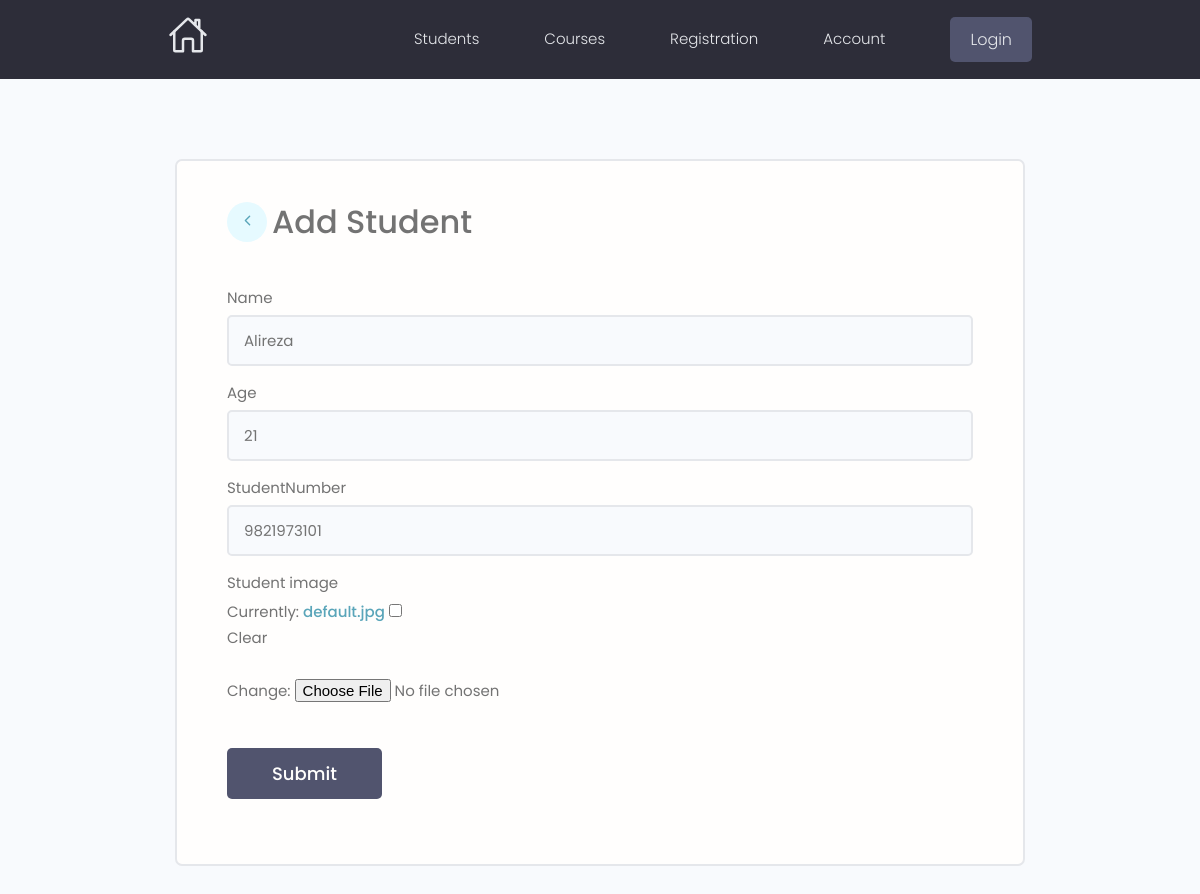
/update-student/f5ce802e-415e-4ece-a904-7878443cda5d, run on the app's committed database.
### projects/models.py (models this page shows, shortened)
class student(models.Model):
    id = models.UUIDField(default=uuid.uuid4, primary_key=True, unique=True, editable=False)
    name = models.CharField(max_length=50, blank=True)
    age = models.IntegerField(default=0, blank=True)
    studentNumber = models.IntegerField(default=0, blank=True)
    student_image = models.ImageField(null=True, blank=True, default="default.jpg")
    created = models.DateTimeField(auto_now_add=True)

### projects/views.py (the view)
# urls.py: path('update-student/<str:pk>', views.updateStudent, name="updateStudent"),
def updateStudent(request, pk):
    Student = student.objects.get(id=pk)
    form = StudentForm(instance=Student)
    if request.method == 'POST':
        form = StudentForm(request.POST, request.FILES, instance=Student)
        if form.is_valid():
            form.save()
            return redirect('allStudents')
    context = {
        'form': form,
        'title': 'Update',
    }
    return render(request, 'projects/Students/Student_form.html', context)

### projects/forms.py
class StudentForm(forms.ModelForm):
    class Meta:
        model = student
        fields = ['name', 'age', 'studentNumber', 'student_image']
    def __init__(self, *args, **kwargs):
        super(StudentForm, self).__init__(*args, **kwargs)
        for name, field in self.fields.items():
            field.widget.attrs.update(
                {'class': 'input input--text'})

### projects/templates/projects/Students/Student_form.html (shortened to what this page needs)
{% extends 'main.html' %}
{% block content %}
<main class="formPage my-xl">
    <div class="content-box">
        <div class="formWrapper">
            <div class="form-header">
                <a class="backButton" href="{% url 'allStudents' %}">
                    <ion-icon name="chevron-back-outline"></ion-icon>
                </a>
                <h3 class="form-header--content">Add Student</h3>
            </div>
            <br>
            <form class="form" method="POST" enctype="multipart/form-data">
                {% for field in form %}
                <div class="form__field">
                    <label for="formInput#text">{{field.label}}</label>
                    {{field}}
                </div>
                {% endfor %}
                <input class="btn btn--sub btn--lg  my-md" type="submit" value="Submit" />
            </form>
        </div>
    </div>
</main>
{% endblock %}

### static/styles/app.css (style rules this page uses)
:root { --color-sub: #2d2d39; }
.btn--sub { background-color: var(--color-sub-light); }
.content-box { width: 95%; max-width: 85rem; margin: 0 auto; }
.backButton { background: var(--color-main-light); color: var(--color-main); width: 4rem; height: 4rem; display: flex; align-items: center; justify-content: center; border-radius: 50%; }
.formPage .formWrapper { list-style: none; background: var(--color-white); padding: 3.5rem 5rem; border: 2px solid var(--color-light); border-radius: 0.7rem; }

### static/styles/main.css (style rules this page uses)
.form-header { display: flex; align-items: center; }
.form-header--content { margin-left: 5px; }

### static/uikit/styles/modules/_variables.css (style rules this page uses)
:root { --color-main: #5aa5b9; --color-main-light: #e6faff; --color-sub: #3f4156; --color-sub-light: #51546e; --color-sub-lighter: #ededfd; --color-text: #737373; --color-gray: #8b8b8b; --color-light: #e5e7eb; --color-light-gray: #767676; --color-bg: #f8fafd; --color-white: #fffefd; --color-white-light: #f3f3f3; --color-success: #359e64; --color-success-bg: #def8e8; --color-error: #fc4b0b; --color-error-bg: #fff2ee; --font-base: 'Poppins', arial, helvetica, 'Segoe UI', roboto, ubuntu, sans-serif; --font-monospace: 'Fira Code', 'Courier New', courier, monospace; --font-regular: 300; --font-medium: 500; --font-bold: 700; --generic-shadow: 1px 1px 5px #00000010; --generic-transition: all 0.3s ease-in-out; }

### static/uikit/styles/modules/_base.css (style rules this page uses)
* { margin: 0; padding: 0; box-sizing: border-box; text-rendering: optimizeLegibility; color: inherit; font-size: inherit; }
html { font-size: 50%; }
@media only screen and (min-width: 480px) { html { font-size: 56.25%; } }
@media only screen and (min-width: 1200px) { html { font-size: 62.5%; } }
body { line-height: 1.6; font-weight: 400; font-size: 1.5rem; color: var(--color-text); background-color: var(--color-bg); min-height: 100vh; }

### static/uikit/styles/modules/_typography.css (style rules this page uses)
* { font-family: var(--font-base); }
h3 { font-size: 3.2rem; font-weight: var(--font-medium); }
a { padding-bottom: 2px; text-decoration: none; display: inline-block; color: var(--color-main); font-weight: var(--font-medium); }

### static/uikit/styles/modules/_utilities.css (style rules this page uses)
.my-md { margin: 3rem auto; }
.my-xl { margin: 8rem auto; }

### static/uikit/styles/modules/_button.css (style rules this page uses)
.btn { display: inline-block; position: relative; cursor: pointer; background-color: var(--color-light); font-weight: var(--font-medium); color: var(--color-sub); text-decoration: none; padding: 1rem 2rem; border-radius: 0.5rem; border: none; width: -webkit-fit-content; width: -moz-fit-content; width: fit-content; height: -webkit-fit-content; height: -moz-fit-content; height: fit-content; font-size: 1.6rem; outline-width: 0; outline-color: transparent; -webkit-backface-visibility: hidden; backface-visibility: hidden; transition: all 0.3s ease-in-out; }
.btn--sub { background-color: var(--color-sub); color: var(--color-white); }
.btn--lg { font-size: 1.8rem; padding: 1.2rem 4.5rem; }

### static/uikit/styles/modules/_form.css (style rules this page uses)
.form { display: block; }
.form__field { margin-top: 1.5rem; margin-bottom: 1.5rem; }
.form__label, .form__field > label { display: block; margin-bottom: 0.5rem; color: var(--color-text); }
input.input[type='text'], input.input[type='email'], input.input[type='password'], input.input[type='number'], textarea.input { min-width: 24rem; width: 100%; padding: 1.2rem 1.5rem; border-radius: 0.5rem; border: 2px solid var(--color-light); transition: all 0.3s ease-in-out; background-color: var(--color-bg); }

### data on the page
student: form "Alireza" "21" "9821973101"

### other printed values
{{ field.label }} "Name" "Age" "StudentNumber" "Student image"
